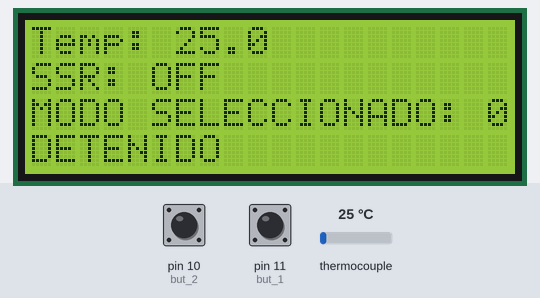
Simulated run of this sketch. Board: Arduino Uno, built with avr-gcc and run on an emulated ATmega328P. Shown: 20×4 character LCD. The inputs (shaded band) are chosen by the test bench; at power-on: thermocouple 25 °C, pin 11 (but_1) HIGH, pin 10 (but_2) HIGH. What the sketch prints to the serial monitor is not drawn.

Above: at 4.7 s.
4.8 s: thermocouple set to 6 °C
At 6.2 s:
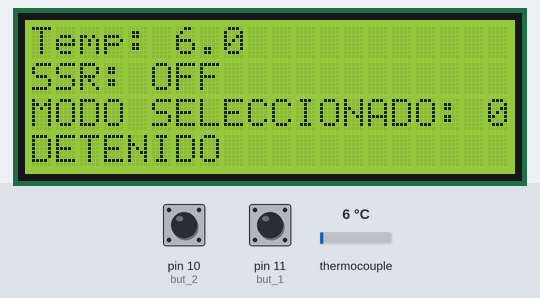
6.6 s: pin 11 (but_1) pulled LOW for 0.15 s
At 7.6 s:
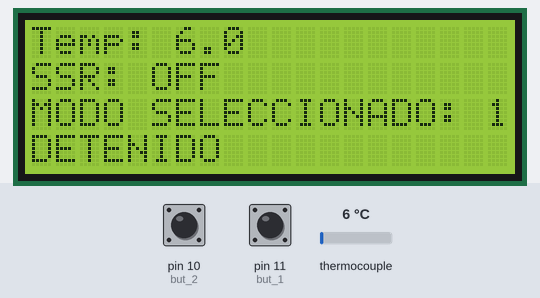
8.2 s: pin 10 (but_2) pulled LOW for 0.15 s
At 9.4 s:
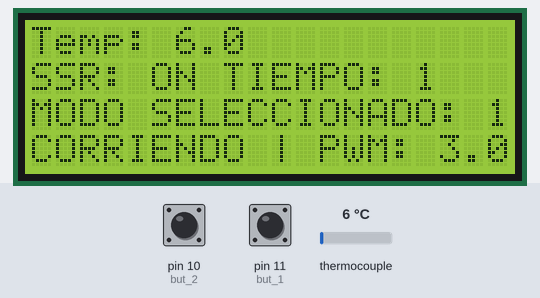
11.3 s: thermocouple set to 187 °C
At 12.4 s:
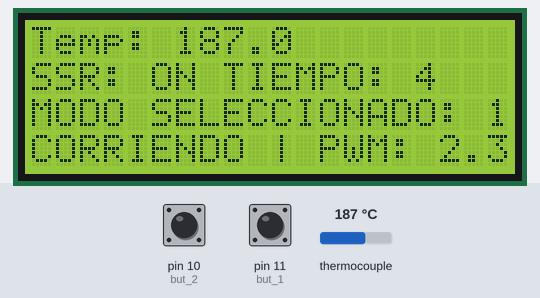
14.1 s: thermocouple set to 195 °C
At 15.5 s:
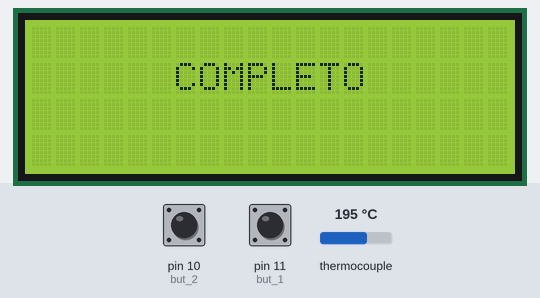
17.1 s: pin 11 (but_1) pulled LOW for 1 s
At 18.1 s:
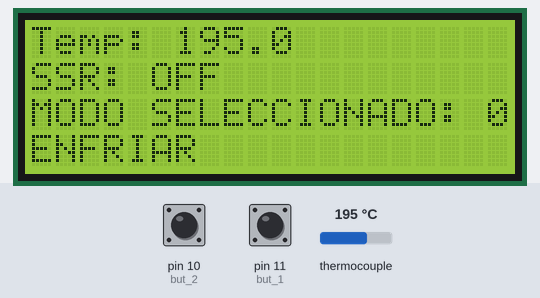
Timing chart, 0 to 20.1 s (numbered marks = the images above; inputs shaded):
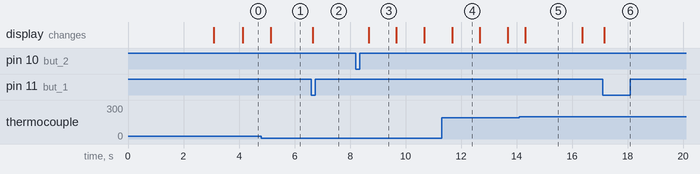

Measured:
- the behaviour switches between 190 and 191 °C on thermocouple (found by bisection; images 4 and 5)
- after the input at 4.8 s, the display: changes after 0.34 s (image 1)
- after the input at 6.6 s, the display: changes after 0.05 s (image 2)
- after the input at 8.2 s, the display: changes after 0.47 s (image 3)
- after the input at 14.1 s, the display: changes after 0.21 s (image 5)
- after the input at 17.1 s, the display: changes after 0.05 s (image 6)
- what the display in image 3 shows lasts 1.0 s, from 8.7 s to 9.7 s

The sketch:

EntregaFinal1.ino
```cpp
//Librerias
#include "max6675.h"
#include <Wire.h>
#include <LiquidCrystal_I2C.h>

//Entradas y salidas
int SSR = 3;
int thermoDO = 4;                 //pin para MAX6675
int thermoCS = 5;                 //CS pin para MAX6675
int thermoCLK = 6;                //Clock pin para MAX6675
int but_1 = 11;                   //Boton 1 entrada
int but_2 = 10;                   //Boton 2 entrada


MAX6675 thermocouple(thermoCLK, thermoCS, thermoDO);  // MAX6675 SPI comunicacion
LiquidCrystal_I2C lcd(0x27,20,4);

//Variables
unsigned int millis_before, millis_before_2;
unsigned int millis_now = 0;
int refresh_rate = 1000;
int pid_refresh_rate = 300;
unsigned int seconds = 0;
int running_mode = 0;
int selected_mode = 0;
int max_modes = 1;
bool but_1_state = true;
bool but_2_state  =true;
float pwm_value = 5;
int max_pwm_value = 200;
int min_pwm_value = 2;
float temp_setpoint = 0;
float temperature = 0;

void setup() {
  //Definicion de salidas
  pinMode(SSR, OUTPUT);       //SSR apagado
  digitalWrite(SSR, LOW);
  pinMode(but_1, INPUT_PULLUP);
  pinMode(but_2, INPUT_PULLUP);

  Serial.begin(115200);
  lcd.init();                 //Iniciar la pantalla LCD
  lcd.setCursor(0,0);
  lcd.print("Bienvenidos ");
  lcd.setCursor(0,1);
  lcd.print("Grupo3");
  lcd.setCursor(0,2);
  lcd.print("Montoya");
  delay(3000);
  lcd.backlight();            //Activa luz

  millis_before = millis();
  millis_now = millis();

}

void loop() {
  millis_now = millis();

  if(millis_now - millis_before_2 > pid_refresh_rate){
    millis_before_2 = millis();
    temperature = thermocouple.readCelsius();
    if(running_mode == 1){
      if(temperature < 150){
        temp_setpoint = seconds;
        if(temp_setpoint > temperature){
          pwm_value = pwm_value + 0.3;
          if(pwm_value > max_pwm_value){
            pwm_value = max_pwm_value;
          }
        }
        else{
          pwm_value--;
          if(pwm_value < min_pwm_value){
            pwm_value = min_pwm_value;
          }
        }
      }
      else if(temperature > 140){
        max_pwm_value = 255;
        temp_setpoint = 200;
        if(temp_setpoint > temperature){
          pwm_value = pwm_value + 0.3;
          if(pwm_value > max_pwm_value){
            pwm_value = max_pwm_value;
          }
        }
        else{
          pwm_value--;
          if(pwm_value < min_pwm_value){
            pwm_value = min_pwm_value;
          }
        }
      }

      analogWrite(SSR, pwm_value);  //Cambio del ciclo de trabajo

      if(temperature > 190){
        running_mode = 10;
        analogWrite(SSR, LOW);
      }
    }//end of running_mode == 1

    if(running_mode == 10){
      lcd.clear();
      lcd.setCursor(0,1);
      lcd.print("      COMPLETO     ");

      seconds = 0;              //Reseteo de tiempo
      running_mode = 11;
      delay(2000);
    }
  }//fin de reseteo


  if(millis_now - millis_before > refresh_rate){
    millis_before = millis();
    seconds = seconds + (refresh_rate/1000);      //We count time
    Serial.println(temperature);

    if(running_mode == 0){
      digitalWrite(SSR, LOW);
      lcd.clear();
      lcd.setCursor(0,0);
      lcd.print("Temp: ");
      lcd.print(temperature,1);
      lcd.setCursor(0,1);
      lcd.print("SSR: OFF");
      lcd.setCursor(0,2);
      lcd.print("MODO SELECCIONADO: ");
      lcd.print(selected_mode);
      lcd.setCursor(0,3);
      lcd.print("DETENIDO");
    }//fin de running_mode == 0

    else if(running_mode == 11){
      if(temperature < 40){
        running_mode = 0;

      }
      digitalWrite(SSR, LOW);
      lcd.clear();
      lcd.setCursor(0,0);
      lcd.print("Temp: ");
      lcd.print(temperature,1);
      lcd.setCursor(0,1);
      lcd.print("SSR: OFF");
      lcd.setCursor(0,2);
      lcd.print("MODO SELECCIONADO: ");
      lcd.print(selected_mode);
      lcd.setCursor(0,3);
      lcd.print("ENFRIAR");
    }//Fin de running_mode == 0


    else if(running_mode == 1){
      lcd.clear();
      lcd.setCursor(0,0);
      lcd.print("Temp: ");
      lcd.print(temperature,1);
      lcd.setCursor(0,1);
      lcd.print("SSR: ON ");  lcd.print("TIEMPO: "); lcd.print(seconds);
      lcd.setCursor(0,2);
      lcd.print("MODO SELECCIONADO: ");
      lcd.print(selected_mode);
      lcd.setCursor(0,3);
      lcd.print("CORRIENDO | PWM: ");  lcd.print(pwm_value,1);
    }//Fin de running_mode == 1
  }//FIn de millis_now - millis_before > refresh_rate


  /////////////////////////////////////////////////////////////////// Control por medio de botones
  ///////////////////////////////////////////////////////////////////
  if(!digitalRead(but_1) && but_1_state){
    but_1_state = false;
    selected_mode ++;
    millis_before = millis_before-1000;
    if(selected_mode > max_modes){
      selected_mode = 0;
    }
  }
  else if(digitalRead(but_1) && !but_1_state){
    but_1_state = true;
  }
  ///////////////////////////////////////////////////////////////////
  if(!digitalRead(but_2) && but_2_state){
    if(running_mode == 1){
      digitalWrite(SSR, LOW);
      running_mode = 0;
      selected_mode = 0;
    }

    but_2_state = false;
    if(selected_mode == 0){
      running_mode = 0;
    }
    else if(selected_mode == 1){
      running_mode = 1;
      seconds = 0;              //Reset del tiempo
    }
  }
  else if(digitalRead(but_2) && !but_2_state){
    but_2_state = true;
  }
  ///////////////////////////////////////////////////////////////////
  ///////////////////////////////////////////////////////////////////

}//fin de void loop
```
